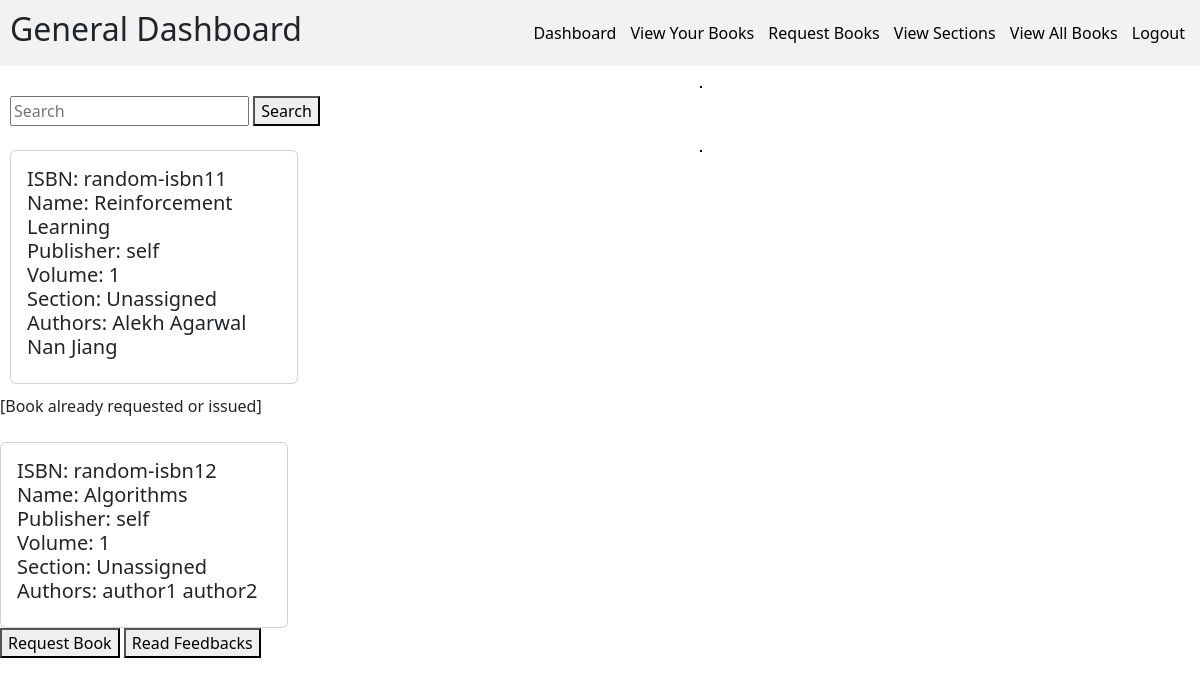
Page /generalDashboard/requestBooks/ (signed in) on the earlier database version.
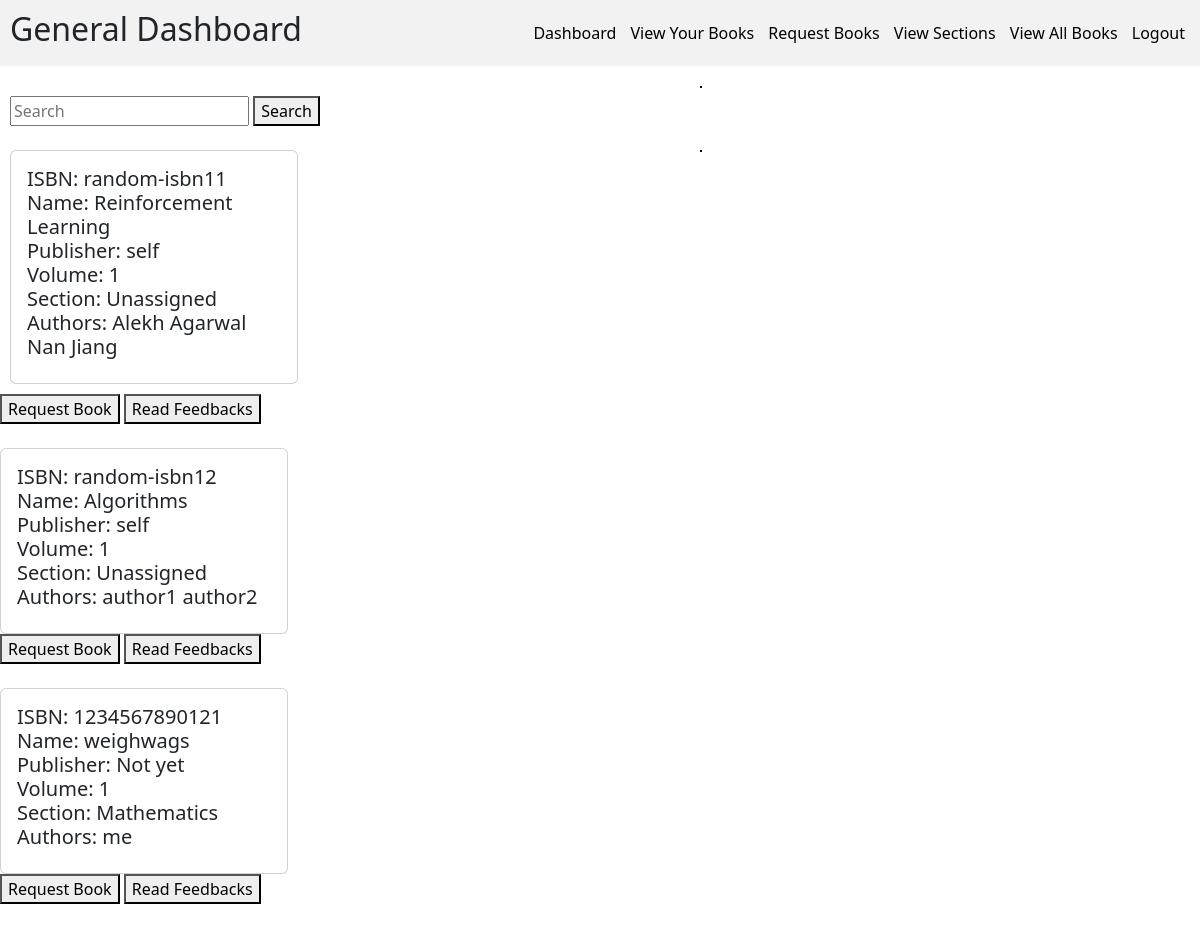
Same page on the later database version.
### models.py (models this page shows)
class BookModel(db.Model):
    __tablename__ = "book"
    id = Column(Integer, primary_key=True, autoincrement=True)
    isbn = Column(String(13), nullable=False, unique=True)
    name = Column(String(100), nullable=False)
    page_count = Column(Integer, nullable=False)
    content = Column(String, nullable=False)
    publisher = Column(String(100), nullable=False)
    volume = Column(Integer, nullable = False)
    section_id = Column(Integer, ForeignKey("section.id"), nullable=False)
    search_word = Column(String(500), nullable=False)
    price = Column(Integer, nullable=False)

class SectionModel(db.Model):
    __tablename__ = "section"
    id = Column(Integer, primary_key=True, autoincrement=True)
    name = Column(String(20), nullable=False, unique=True)
    date_created = Column(Date, nullable=False)
    description = Column(String(100), nullable=False)
    search_word = Column(String(150), nullable=False)

class BookAuthorModel(db.Model):
    __tablename__ = "book_author"
    book_id = Column(Integer, ForeignKey("book.id"), primary_key=True)
    author_name = Column(String(40), primary_key=True)
    search_word = Column(String(40), nullable=False)

### app.py (the view)
        def wrapper(*args, **kwargs):
            info = UserInfoModel.query.filter_by(uid=current_user.id).first()
            if not info:
                return "Info not found", 404
            if info.role != role:
                return f"Only {role} user has access here", 400
            else:
                return function(*args, **kwargs)

### app.py (called while the page is built)
def check_role(role: str):
    def decorator(function: Callable):
        def wrapper(*args, **kwargs):
            info = UserInfoModel.query.filter_by(uid=current_user.id).first()
            if not info:
                return "Info not found", 404
            if info.role != role:
                return f"Only {role} user has access here", 400
            else:
                return function(*args, **kwargs)
        wrapper.__name__ = function.__name__
        return wrapper
    return decorator

def get_all_book_authors():
    return BookAuthorModel.query.all()

@app.route("/generalDashboard/requestBooks/", methods=["GET"])
@check_role(role="General")
@login_required
def requestBooks():
    book_authors = get_all_book_authors()
    book_requests = BookRequestsModel.query.filter_by(uid=current_user.id).all()
    book_issues = BookIssueModel.query.filter_by(uid=current_user.id).all()
    issued_book_ids = [book_request.book_id for book_request in book_requests]
    issued_book_ids.extend([book_issue.book_id for book_issue in book_issues])
    print(issued_book_ids)
    books = (
        db.session.query(BookModel, SectionModel)
        .join(SectionModel, onclause=SectionModel.id == BookModel.section_id)
        .all()
    )
    return render_template(
        "allBooks.html",
        books=books,
        issued_book_ids=issued_book_ids,
        book_authors=book_authors,
    )

### blueprints/api.py (called while the page is built)
@login_manager.user_loader
def load_user(id):
    return UserLoginModel.query.get(id)

### Templates/allBooks.html (shortened to what this page needs)
{% extends "generalBase.html" %}
{% block content %}
<div>
    <form action="/requestBooks/search">
        <input type="search" placeholder="Search" aria-label="Search" name="search_word">
        <button type="submit">Search</button>
    </form>
</div>
<br>
<div class="flash">
</div>
{% if not books %}
<h4>No books for issue yet!</h4>
{% else %}
{% for book, section in books: %}
<div class="card" style="width: 18rem;">
    <div class="card-body">
        <h5>
                ISBN: {{book.isbn}} <br>
                Name: {{book.name}} <br>
                Publisher: {{book.publisher}} <br>
                Volume: {{book.volume}} <br>
                Section: {{section.name}} <br>
                Authors:
                {% for book_author in book_authors %}
                    {% if book_author.book_id == book.id: %}
                    {{book_author.author_name}}
                    {% endif %}
                {% endfor %}
                <br>
            </h5>
        </div>
    </div>
</div>
    {% for issued_book_id in issued_book_ids if issued_book_id == book.id %}
    [Book already requested or issued] <br>
    {% else %}
    <a href="/requestBook?id={{book.id}}"><button>Request Book</button></a>
    <a href="/readFeedback?id={{book.id}}"><button>Read Feedbacks</button></a>
    <br>
    {% endfor %}
    <br>
{% endfor %}
{% endif %}
{% endblock %}

### templates/generalBase.html (shortened to what this page needs)
<!DOCTYPE html>
<html lang="en">
<head>
    {% block head %}
    <link rel="stylesheet" href="{{ url_for('static', filename='generalStyle.css') }}">
    <link rel="stylesheet" href="/../static/bootstrap.min.css">
    {% endblock %}
</head>
<body>
    <nav style="margin-bottom: 20px;">
        <div>
          <h2>General Dashboard</h2>
        </div>
        <div class="navAnchor">
            <a href="/generalDashboard">Dashboard</a>
            <a href="/generalDashboard/books">View Your Books</a>
            <a href="/generalDashboard/requestBooks">Request Books</a>
            <a href="/generalDashboard/sections">View Sections</a>
            <a href="/viewAllBooks">View All Books</a>
            <a href="/logout">Logout</a>
        </div>
    </nav>
    <div class="flash">
    </div>
    <div class="display">
    {% block content %}
    {% endblock %}
</body>
</html>

### static/generalStyle.css (style rules this page uses)
html, body { margin: 0px; font-family: Ubuntu, system-ui, -apple-system, BlinkMacSystemFont, "Segoe UI", Roboto, Oxygen, Cantarell, "Open Sans", "Helvetica Neue", sans-serif; }
nav { background-color: #f2f2f2; padding: 10px; display: flex; justify-content: space-between; align-items: center; }
nav div:first-child { font-weight: bold; }
.navAnchor a { text-decoration: none; color: black; margin: 5px; }
.flash { position: fixed; top: 10; left: 700px; background-color: #f08080; border: 1px solid black; border-radius: 20; }

### templates/generalBase.html (style rules this page uses)
.display { padding: 10px; }

Differences in the rows shown:
shown differently, row unchanged: BookModel "random-isbn11": now shows "Request Book Read Feedbacks"
added BookModel: isbn "1234567890121", name "weighwags", publisher "Not yet", volume "1", name "Mathematics"
added BookAuthorModel: author_name "me", shown under "1234567890121"
Other differences:
list line gone: "[Book already requested or issued]"
